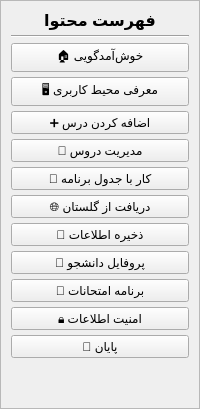
    <widget class="QFrame" name="sidebarFrame">
     <property name="minimumSize">
      <size>
       <width>200</width>
       <height>0</height>
      </size>
     </property>
     <property name="maximumSize">
      <size>
       <width>250</width>
       <height>16777215</height>
      </size>
     </property>
     <property name="frameShape">
      <enum>QFrame::StyledPanel</enum>
     </property>
     <property name="frameShadow">
      <enum>QFrame::Raised</enum>
     </property>
     <layout class="QVBoxLayout" name="sidebarLayout">
      <property name="spacing">
       <number>5</number>
      </property>
      <property name="leftMargin">
       <number>10</number>
      </property>
      <property name="topMargin">
       <number>10</number>
      </property>
      <property name="rightMargin">
       <number>10</number>
      </property>
      <property name="bottomMargin">
       <number>10</number>
      </property>
      <item>
       <widget class="QLabel" name="sidebarTitle">
        <property name="font">
         <font>
          <pointsize>12</pointsize>
          <weight>75</weight>
          <bold>true</bold>
         </font>
        </property>
        <property name="text">
         <string>فهرست محتوا</string>
        </property>
        <property name="alignment">
         <set>Qt::AlignCenter</set>
        </property>
       </widget>
      </item>
      <item>
       <widget class="Line" name="sidebarLine">
        <property name="orientation">
         <enum>Qt::Horizontal</enum>
        </property>
       </widget>
      </item>
      <item>
       <widget class="QPushButton" name="welcomeButton">
        <property name="text">
         <string>🏠 خوش‌آمدگویی</string>
        </property>
        <property name="checkable">
         <bool>true</bool>
        </property>
       </widget>
      </item>
      <item>
       <widget class="QPushButton" name="interfaceButton">
        <property name="text">
         <string>🖥️ معرفی محیط کاربری</string>
        </property>
        <property name="checkable">
         <bool>true</bool>
        </property>
       </widget>
      </item>
      <item>
       <widget class="QPushButton" name="addCourseButton">
        <property name="text">
         <string>➕ اضافه کردن درس</string>
        </property>
        <property name="checkable">
         <bool>true</bool>
        </property>
       </widget>
      </item>
      <item>
       <widget class="QPushButton" name="manageCoursesButton">
        <property name="text">
         <string>🔧 مدیریت دروس</string>
        </property>
        <property name="checkable">
         <bool>true</bool>
        </property>
       </widget>
      </item>
      <item>
       <widget class="QPushButton" name="scheduleButton">
        <property name="text">
         <string>📅 کار با جدول برنامه</string>
        </property>
        <property name="checkable">
         <bool>true</bool>
        </property>
       </widget>
      </item>
      <item>
       <widget class="QPushButton" name="golestanButton">
        <property name="text">
         <string>🌐 دریافت از گلستان</string>
        </property>
        <property name="checkable">
         <bool>true</bool>
        </property>
       </widget>
      </item>
      <item>
       <widget class="QPushButton" name="databaseButton">
        <property name="text">
         <string>💾 ذخیره اطلاعات</string>
        </property>
        <property name="checkable">
         <bool>true</bool>
        </property>
       </widget>
      </item>
      <item>
       <widget class="QPushButton" name="studentProfileButton">
        <property name="text">
         <string>👤 پروفایل دانشجو</string>
        </property>
        <property name="checkable">
         <bool>true</bool>
        </property>
       </widget>
      </item>
      <item>
       <widget class="QPushButton" name="examScheduleButton">
        <property name="text">
         <string>📝 برنامه امتحانات</string>
        </property>
        <property name="checkable">
         <bool>true</bool>
        </property>
       </widget>
      </item>
      <item>
       <widget class="QPushButton" name="backupButton">
        <property name="text">
         <string>🔒 امنیت اطلاعات</string>
        </property>
        <property name="checkable">
         <bool>true</bool>
        </property>
       </widget>
      </item>
      <item>
       <widget class="QPushButton" name="finishButtonSidebar">
        <property name="text">
         <string>🏁 پایان</string>
        </property>
        <property name="checkable">
         <bool>true</bool>
        </property>
       </widget>
      </item>
      <item>
       <spacer name="sidebarSpacer">
        <property name="orientation">
         <enum>Qt::Vertical</enum>
        </property>
        <property name="sizeHint" stdset="0">
         <size>
          <width>20</width>
          <height>40</height>
         </size>
        </property>
       </spacer>
      </item>
     </layout>
    </widget>
